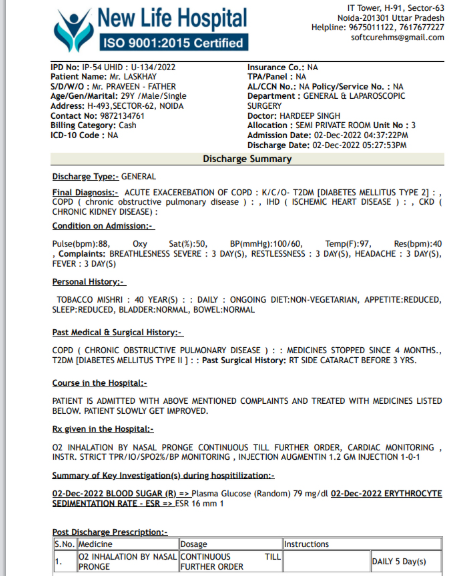
#> input picture health-claims-system/tests/test_images/DISCHARGE_SUMMARY.png, 457 x 576 px
$ python -i peprocess_image_service.py   (imports and definitions only)
#> lines starting #> are read from the running program, lines starting #| are printed output that depends on the picture; after the words box and inside, x2 and y2 are one past the last pixel; in counts of white or black regions, pixels touching at a corner belong together
import cv2
import numpy as np

def crop_to_document(image_path):
    # Load image
    img = cv2.imread(image_path)
#> img is the input picture: shape (576, 457, 3); mean B, G, R 232.3, 232, 230.9
    gray = cv2.cvtColor(img, cv2.COLOR_BGR2GRAY)
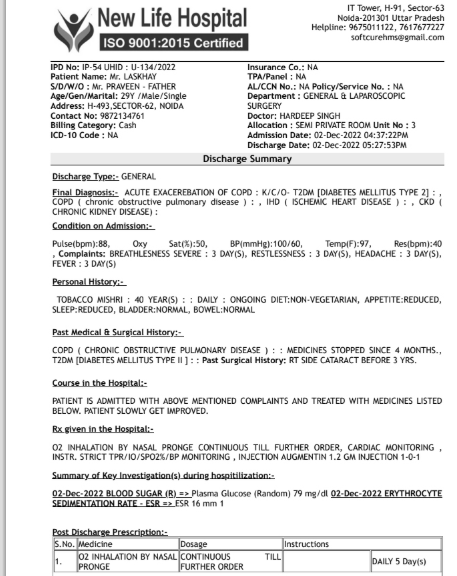
#> gray: shape (576, 457); min 6, max 255, mean 231.7

    # Threshold to separate the white page from the black background
    _, thresh = cv2.threshold(gray, 20, 255, cv2.THRESH_BINARY)
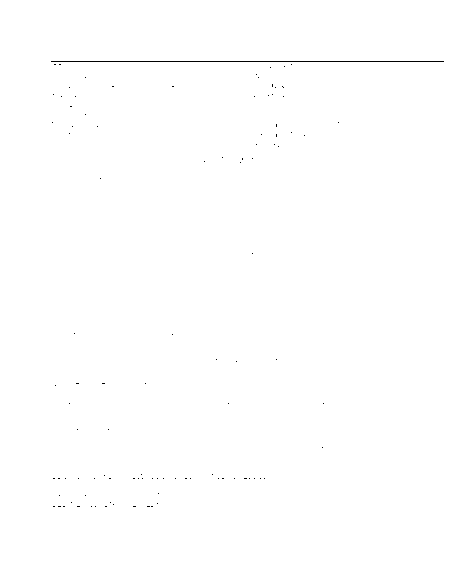
#> thresh: shape (576, 457); 99.8% white; black in thin lines or dots, all inside (x1, y1, x2, y2) = (51, 61, 444, 507)

    # Find contours
    contours, _ = cv2.findContours(thresh, cv2.RETR_EXTERNAL, cv2.CHAIN_APPROX_SIMPLE)
#> contours = [[[0, 0], [0, 575], [456, 575], [456, 0]]]

    if contours:
        # Get the largest contour (the white page)
        largest_contour = max(contours, key=cv2.contourArea)
#> largest_contour = [[0, 0], [0, 575], [456, 575], [456, 0]]
        x, y, w, h = cv2.boundingRect(largest_contour)
#> x = 0; y = 0; w = 457; h = 576

        # Crop the image with a tiny 5px padding so text isn't cut off
        cropped = img[max(0, y-5):min(img.shape[0], y+h+5), max(0, x-5):min(img.shape[1], x+w+5)]

        # Save it back or return it
        cv2.imwrite(image_path, cropped)

>>> result = crop_to_document('../../tests/test_images/DISCHARGE_SUMMARY.png')

$ run again, on health-claims-system/tests/test_images/hospital_bill.png
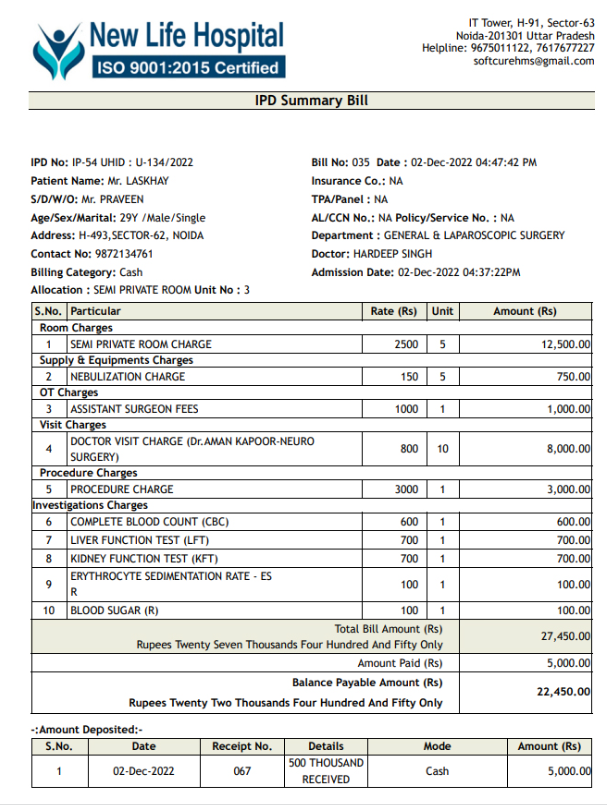
#> input picture health-claims-system/tests/test_images/hospital_bill.png, 607 x 805 px
#> in crop_to_document, img is the input picture: shape (805, 607, 3); mean B, G, R 230.7, 231.5, 230.5
#> in crop_to_document, `gray = cv2.cvtColor(img, cv2.COLOR_BGR2GRAY)`:
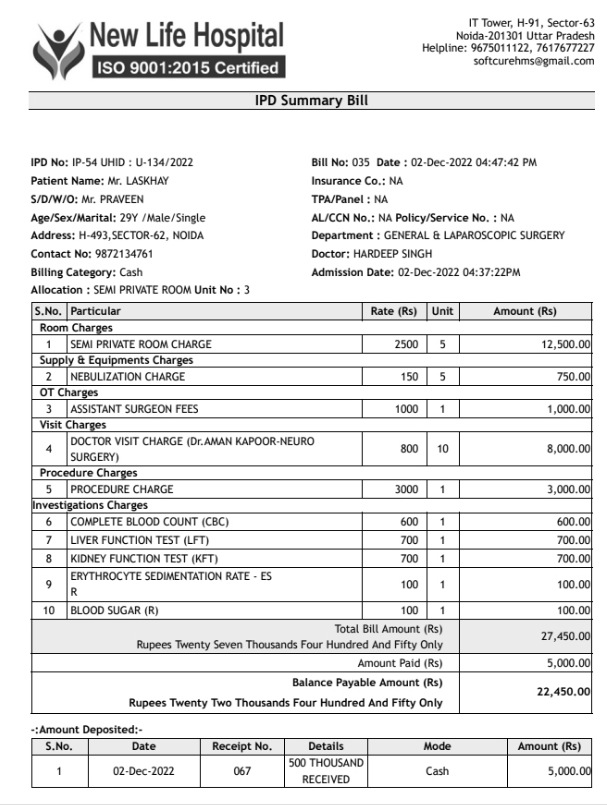
#> gray: shape (805, 607); min 0, max 255, mean 231.1
#> in crop_to_document, `_, thresh = cv2.threshold(gray, 20, 255, cv2.THRESH_BINARY)`:
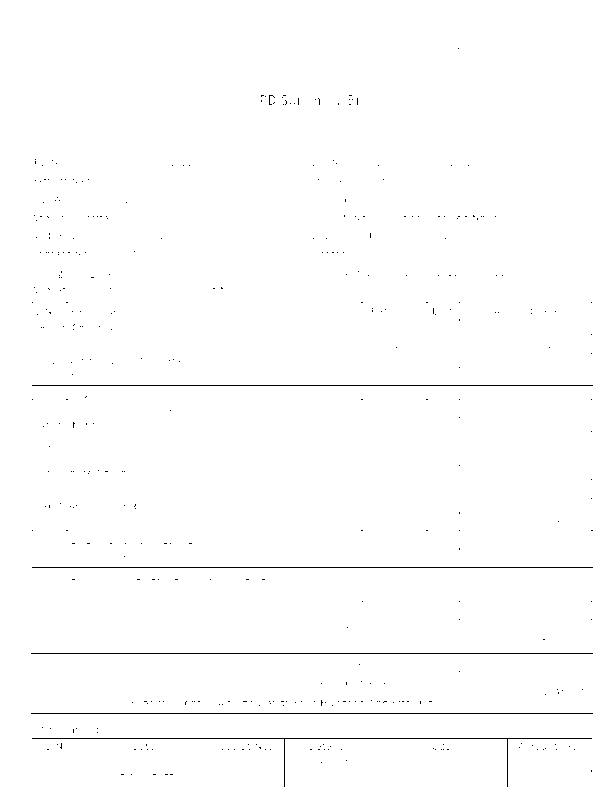
#> thresh: shape (805, 607); 99.3% white; black in thin lines or dots, all inside (x1, y1, x2, y2) = (31, 48, 593, 787)
#> contours = [[[0, 0], [0, 804], [606, 804], [606, 0]]]
#> largest_contour = [[0, 0], [0, 804], [606, 804], [606, 0]]
#> x = 0; w = 607; h = 805
